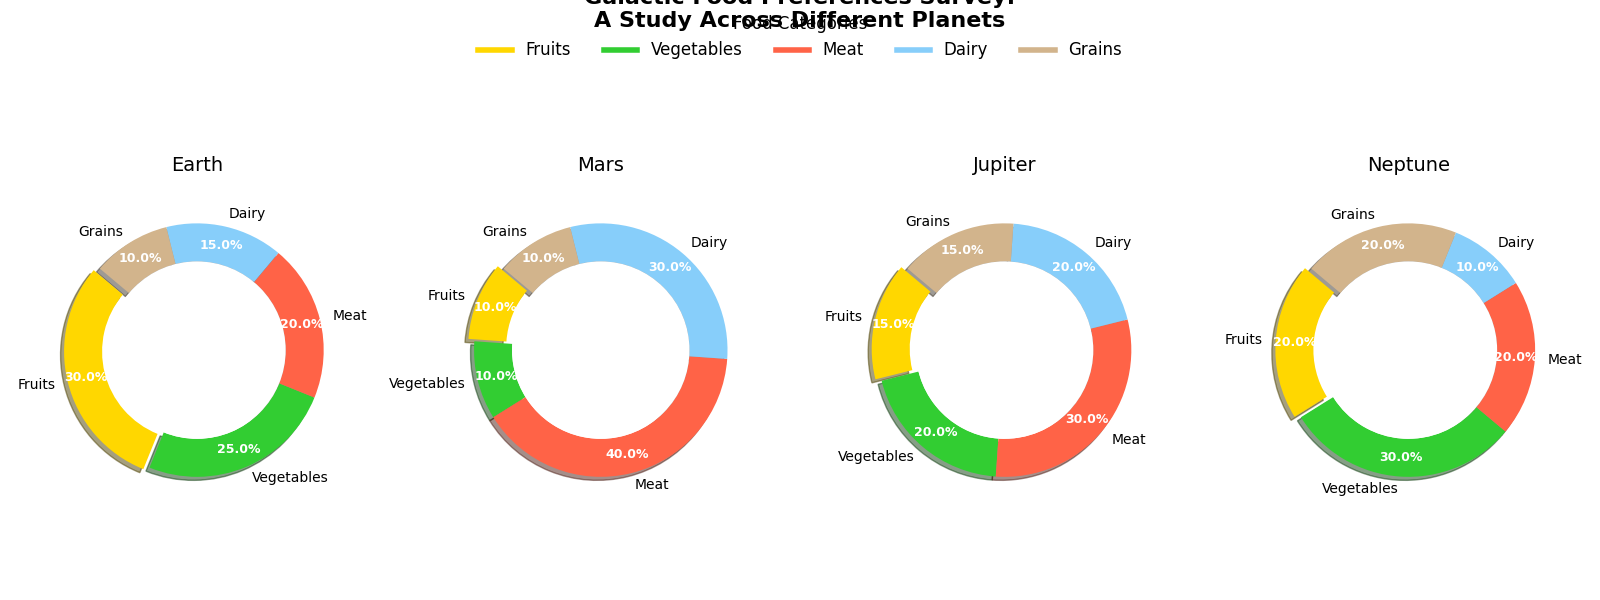

This chart was generated by the following Python code:
import matplotlib.pyplot as plt
import numpy as np

planets = ['Earth', 'Mars', 'Jupiter', 'Neptune']
food_categories = ['Fruits', 'Vegetables', 'Meat', 'Dairy', 'Grains']
preferences = [
    [30, 25, 20, 15, 10],  # Earth
    [10, 10, 40, 30, 10],  # Mars
    [15, 20, 30, 20, 15],  # Jupiter
    [20, 30, 20, 10, 20],  # Neptune
]
colors = ['#FFD700', '#32CD32', '#FF6347', '#87CEFA', '#D2B48C']

# Create subplots for each planet
fig, axes = plt.subplots(1, 4, figsize=(16, 6), subplot_kw=dict(aspect="equal"))
fig.suptitle('Galactic Food Preferences Survey:\nA Study Across Different Planets', fontsize=16, fontweight='bold', y=1.02)

for i, ax in enumerate(axes.flat):
    wedges, texts, autotexts = ax.pie(
        preferences[i], labels=food_categories, autopct='%1.1f%%',
        startangle=140, colors=colors, pctdistance=0.85,
        wedgeprops=dict(width=0.3), explode=[0.05 if j == 0 else 0 for j in range(len(food_categories))],
        shadow=True
    )

    centre_circle = plt.Circle((0, 0), 0.70, fc='white')
    ax.add_artist(centre_circle)

    for text in texts:
        text.set_fontsize(10)
        text.set_color('black')

    for autotext in autotexts:
        autotext.set_color('white')
        autotext.set_fontsize(9)
        autotext.set_weight('bold')

    ax.set_title(planets[i], fontsize=14, pad=15)

handles = [plt.Line2D([0], [0], color=colors[k], lw=4) for k in range(len(food_categories))]
fig.legend(handles, food_categories, loc='upper center', ncol=5, frameon=False, fontsize=12, title='Food Categories', title_fontsize=12)

plt.tight_layout(rect=[0, 0, 1, 0.93])
plt.show()
